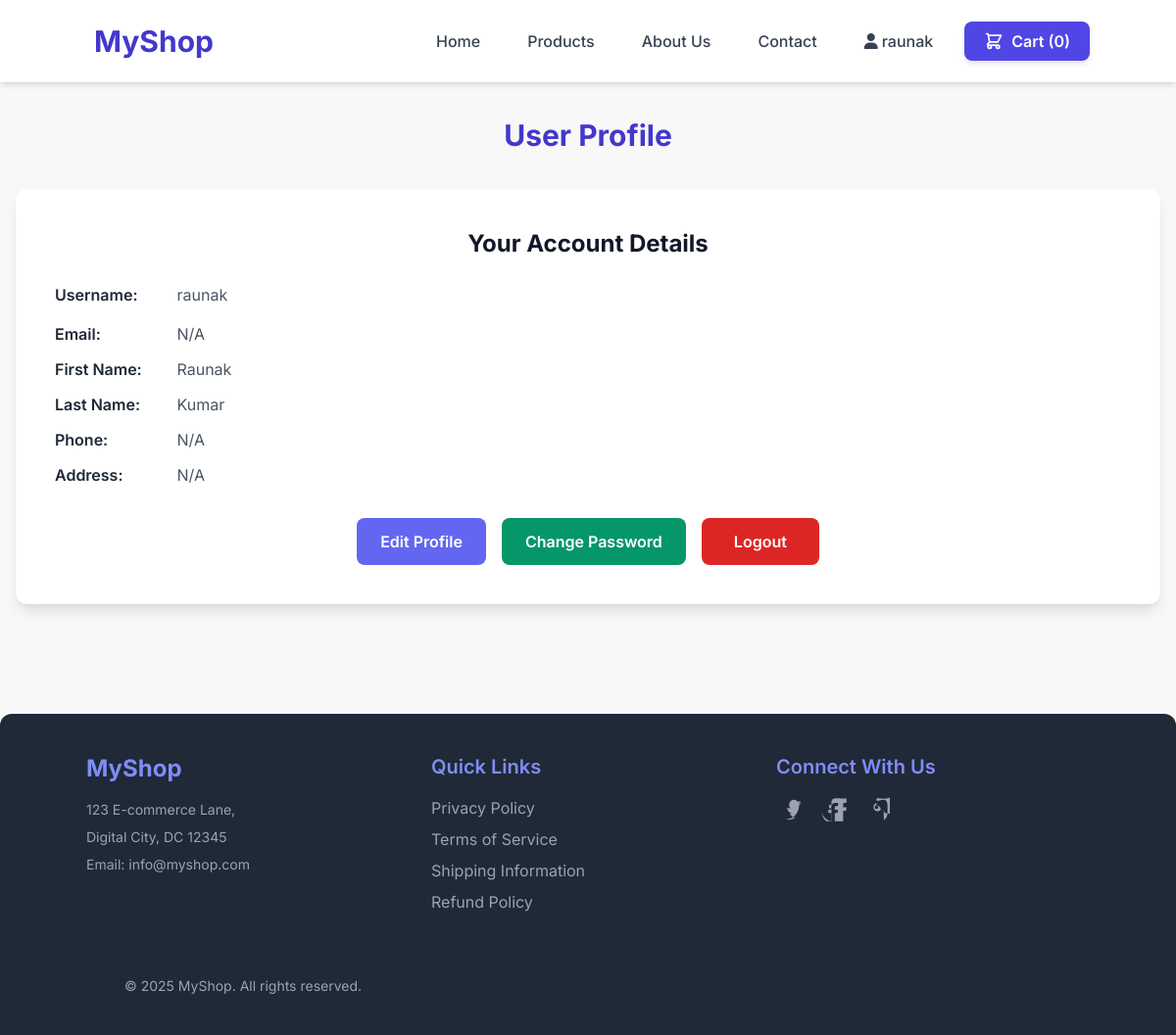
Page /profile/ (signed in) on the committed database.
### frontend/models.py (models this page shows, shortened)
class CustomUser(AbstractUser):
    phone_number = models.CharField(max_length=20, blank=True, null=True, unique=True)
    address = models.TextField(blank=True, null=True)
    class Meta:
        verbose_name = "User"
        verbose_name_plural = "Users"

### frontend/views.py (the view)
# urls.py: path('profile/', views.profile_page_view, name='profile_page'),
@login_required
def profile_page_view(request):
    return render(request, 'profile_page.html')

### frontend/templates/profile_page.html (shortened to what this page needs)
<!DOCTYPE html>
<html lang="en">
<head>
    <script src="https://cdn.tailwindcss.com"></script>
</head>
<body class="antialiased text-gray-800">
    {% include 'header.html' %}
    <div class="content-wrap">
        <h1 class="page-title">User Profile</h1>
        <div class="profile-container">
            <h2 class="text-2xl font-bold text-gray-900 mb-6 text-center">Your Account Details</h2>
            <div class="profile-info space-y-3">
                <p><strong>Username:</strong> {% if user.is_authenticated %}{{ user.username }}{% else %}Guest{% endif %}</p>
                <p><strong>Email:</strong> {% if user.is_authenticated %}{{ user.email|default:"N/A" }}{% else %}N/A{% endif %}</p>
                <p><strong>First Name:</strong> {% if user.is_authenticated %}{{ user.first_name|default:"N/A" }}{% else %}N/A{% endif %}</p>
                <p><strong>Last Name:</strong> {% if user.is_authenticated %}{{ user.last_name|default:"N/A" }}{% else %}N/A{% endif %}</p>
                <p><strong>Phone:</strong> {% if user.is_authenticated %}{{ user.phone_number|default:"N/A" }}{% else %}N/A{% endif %}</p>
                <p><strong>Address:</strong> {% if user.is_authenticated %}{{ user.address|default:"N/A" }}{% else %}N/A{% endif %}</p>
            </div>
            {% if user.is_authenticated %}
                <div class="action-buttons">
                    <a href="{% url 'edit_profile' %}" class="edit-button">
                        Edit Profile
                    </a>
                    <a href="{% url 'password_change' %}" class="password-button">
                        Change Password
                    </a>
                    <a href="{% url 'logout' %}" class="logout-button">
                        Logout
                    </a>
                </div>
            {% endif %}
        </div>
    </div>
    {% include 'footer.html' %}
</body>
</html>

### frontend/templates/header.html (shortened to what this page needs)
<head>
</head>
<header class="bg-white shadow-md p-4 sticky top-0 z-50">
    <div class="container mx-auto flex flex-col justify-between items-center md:flex-row">
        <div class="flex justify-between items-center w-full md:w-auto mb-4 md:mb-0">
            <a href="{% url 'home' %}" class="text-3xl font-bold text-indigo-700 rounded-lg p-2 hover:bg-indigo-50 transition duration-300">
                MyShop
            </a>
        </div>
        <nav id="navigation-menu" class="hidden md:flex flex-col md:flex-row justify-center gap-4 mt-4 md:mt-0 w-full md:w-auto">
            <a href="{% url 'home' %}" class="text-gray-700 hover:text-indigo-700 hover:bg-indigo-50 px-4 py-2 rounded-lg transition duration-300 font-medium">Home</a>
            <a href="{% url 'product_list' %}" class="text-gray-700 hover:text-indigo-700 hover:bg-indigo-50 px-4 py-2 rounded-lg transition duration-300 font-medium">Products</a>
            <a href="{% url 'about_us' %}" class="text-gray-700 hover:text-indigo-700 hover:bg-indigo-50 px-4 py-2 rounded-lg transition duration-300 font-medium">About Us</a>
            <a href="{% url 'contact' %}" class="text-gray-700 hover:text-indigo-700 hover:bg-indigo-50 px-4 py-2 rounded-lg transition duration-300 font-medium">Contact</a>
            {% if user.is_authenticated %}
                <a href="{% url 'profile_page' %}" class="text-gray-700 hover:text-indigo-700 hover:bg-indigo-50 px-4 py-2 rounded-lg transition duration-300 font-medium flex items-center justify-center">
                    <i class="fa fa-user mr-1" aria-hidden="true"></i>
                    {{ user.username }}
                </a>
                <a href="#" class="text-white bg-indigo-600 hover:bg-indigo-700 px-5 py-2 rounded-lg transition duration-300 font-semibold shadow-md flex items-center justify-center">
                    Cart (0)
                </a>
            {% else %}
                <a href="{% url 'signup' %}" class="text-white bg-indigo-600 hover:bg-indigo-700 px-5 py-2 rounded-lg transition duration-300 font-semibold shadow-md">
                    Sign Up
                </a>
            {% endif %}
        </nav>
    </div>
</header>

### frontend/templates/footer.html (shortened to what this page needs)
<footer class="bg-gray-800 text-white py-10 px-4 mt-12 rounded-t-xl">
    <div class="container mx-auto grid grid-cols-1 md:grid-cols-3 gap-8">
        <div>
            <h3 class="text-2xl font-bold mb-4 text-indigo-400">MyShop</h3>
            <p class="text-gray-400 text-sm mb-2">123 E-commerce Lane,</p>
            <p class="text-gray-400 text-sm mb-2">Digital City, DC 12345</p>
            <p class="text-gray-400 text-sm">Email: info@myshop.com</p>
        </div>
        <div>
            <h3 class="text-xl font-semibold mb-4 text-indigo-400">Quick Links</h3>
            <ul class="space-y-2">
                <li><a href="{% url 'privacy_policy' %}" class="text-gray-400 hover:text-white transition duration-300">Privacy Policy</a></li>
                <li><a href="{% url 'terms_of_service' %}" class="text-gray-400 hover:text-white transition duration-300">Terms of Service</a></li>
                <li><a href="{% url 'shipping_information' %}" class="text-gray-400 hover:text-white transition duration-300">Shipping Information</a></li>
                <li><a href="{% url 'refund_policy' %}" class="text-gray-400 hover:text-white transition duration-300">Refund Policy</a></li>
            </ul>
        </div>
        <div>
            <h3 class="text-xl font-semibold mb-4 text-indigo-400">Connect With Us</h3>
            <div class="flex space-x-4">
                <a href="#" class="text-gray-400 hover:text-white transition duration-300 transform hover:scale-110">
                </a>
                <a href="#" class="text-gray-400 hover:text-white transition duration-300 transform hover:scale-110">
                </a>
                <a href="#" class="text-gray-400 hover:text-white transition duration-300 transform hover:scale-110">
                </a>
            </div>
        </div>
        <div class="text-center text-gray-400 text-sm mt-8">
            &copy; <span id="current-year"></span> MyShop. All rights reserved.
        </div>
    </div>
</footer>

### frontend/templates/profile_page.html (style rules this page uses)
body { font-family: 'Inter', sans-serif; background-color: #f8f8f8; min-height: 100vh; display: flex; flex-direction: column; }
.content-wrap { flex: 1; padding: 2rem 1rem; width: 100%; margin: auto; }
h1.page-title { font-size: 1.875rem; font-weight: bold; text-align: center; margin-bottom: 2rem; color: rgb(67, 56, 202); }
.profile-container { background-color: white; padding: 2.5rem; border-radius: 0.75rem; box-shadow: 0 10px 15px -3px rgba(0, 0, 0, 0.1), 0 4px 6px -2px rgba(0, 0, 0, 0.05); margin-bottom: 2rem; }
.profile-info p { margin-bottom: 1rem; font-size: 1rem; color: #4b5563; }
.profile-info strong { color: #1f2937; font-weight: 600; display: inline-block; width: 120px; }
.action-buttons { display: flex; flex-direction: column; gap: 1rem; margin-top: 2rem; align-items: center; }
@media (min-width: 640px) { .action-buttons { flex-direction: row; justify-content: center; } }
.edit-button, .password-button, .logout-button { padding: 0.75rem 1.5rem; border-radius: 0.5rem; font-weight: 600; transition: background-color 0.3s ease, transform 0.3s ease; text-align: center; width: fit-content; min-width: 120px; }
.edit-button { background-color: #6366f1; color: white; }
.password-button { background-color: #059669; color: white; }
.logout-button { background-color: #dc2626; color: white; }

### rows in the picture
CustomUser: username "raunak", email "N/A", first_name "Raunak", last_name "Kumar", phone_number "N/A", address "N/A"
